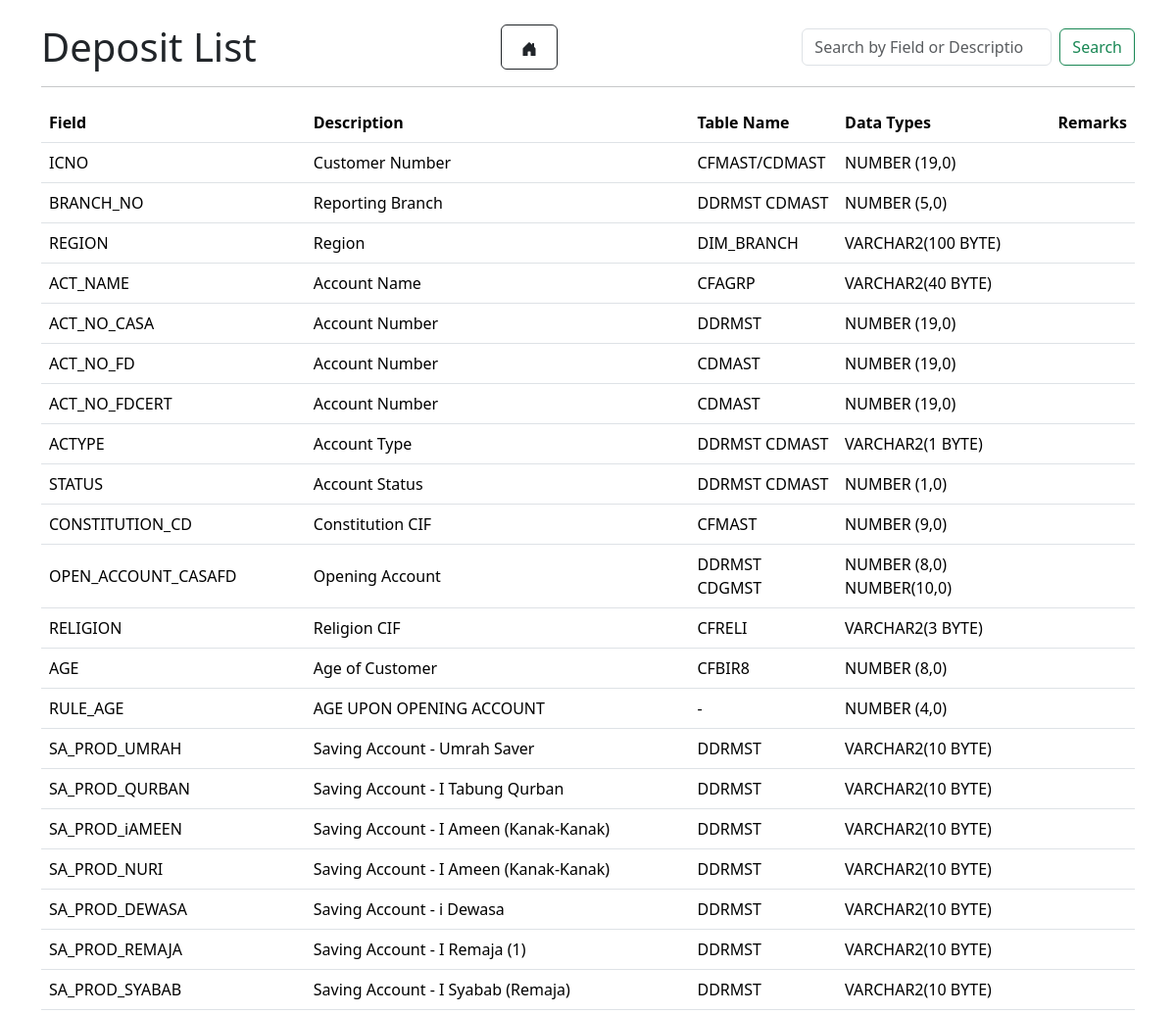
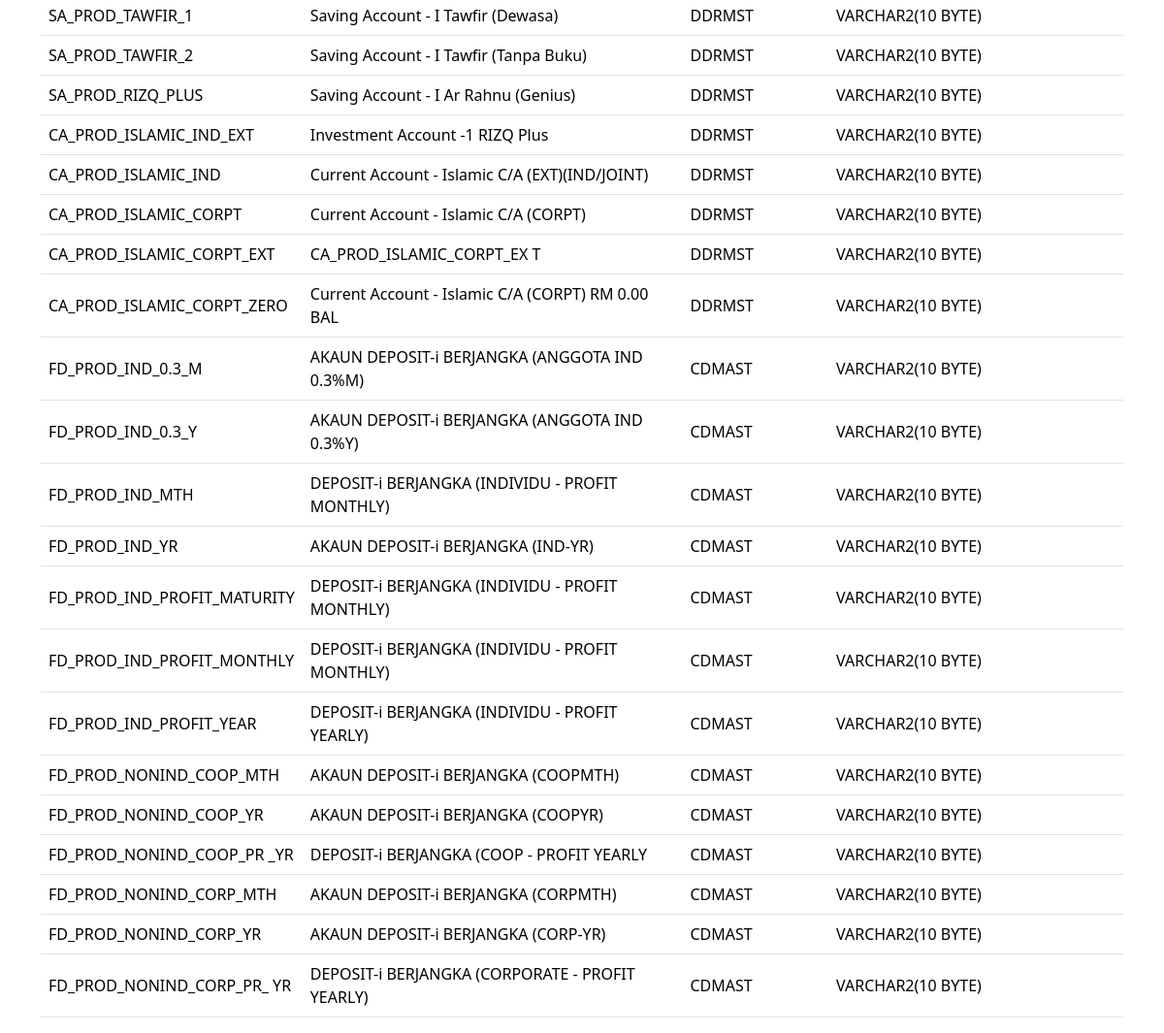
The app's page /datas/deposits/ with its own data (2 pictures, top to bottom).
### datas/models.py (models this page shows, shortened)
class Deposit(models.Model):
    field = models.CharField(max_length=100)
    description = models.CharField(max_length=200)
    table_name = models.CharField(max_length=50)
    datatype = models.CharField(max_length=50)
    remarks = models.CharField(max_length=250, blank=True, null=True)

### datas/views.py (the view)
# urls.py: path('deposits/', dep_list, name='dep_list'),
def dep_list(request):
    query = request.GET.get('q')
    if query:
        deposits = Deposit.objects.filter(field__icontains=query) | Deposit.objects.filter(description__icontains=query)
    else:
        deposits = Deposit.objects.all()
    if request.headers.get('x-requested-with') == 'XMLHttpRequest':
        html = render_to_string('datas/partial_deposit_list.html', {'deposits': deposits})
        return JsonResponse({'html': html})
    return render(request, 'datas/dep_list.html', {'deposits': deposits})

### datas/templates/datas/dep_list.html (shortened to what this page needs)
<!DOCTYPE html>
<html lang="en">
<head>
    {% load static %}
    <link href="{% static 'bootstrap/css/bootstrap.min.css' %}" rel="stylesheet">
</head>
<div class="container mt-4">
    <div class="d-flex justify-content-between align-items-center mb-3">
        <h1 class="mb-0">Deposit List</h1>
        <a href="{% url 'front_page' %}" class="btn btn-outline-dark"> </a>
    <form class="d-flex" id="search-form">
            <input class="form-control me-2" type="search" id="search-input" placeholder="Search by Field or Description" aria-label="Search" style = "width: 255px">
            <button class="btn btn-outline-success" type="submit">Search</button>
        </form>
    </div>
<hr>
<body>
    <div class="table-responsive">
        <table class="table align-middle">
            <thead>
                <tr class="align-middle">
                    <th>Field</th>
                    <th>Description</th>
                    <th>Table Name</th>
                    <th>Data Types</th>
                    <th>Remarks</th>
                </tr>
            </thead>
            <tbody id="deposit-table-body">
                {% for deposit in deposits %}
                <tr class="align-middle">
                    <td>{{ deposit.field }}</td>
                    <td>{{ deposit.description }}</td>
                    <td>{{ deposit.table_name }}</td>
                    <td>{{ deposit.datatype }}</td>
                    <td>{{ deposit.remarks }}</td>
                </tr>
                {% empty %}
                <tr>
                    <td colspan="5">No results found.</td>
                </tr>
                {% endfor %}
            </tbody>
        </table>
    </div>
</body>
</html>

### datas/templates/datas/dep_list.html (style rules this page uses)
.btn.btn-outline-dark { padding: 10px 20px; transition: all 0.3s ease; }

### records on screen
Deposit: field "ICNO", description "Customer Number", table_name "CFMAST/CDMAST", datatype "NUMBER (19,0)"
Deposit: field "BRANCH_NO", description "Reporting Branch", table_name "DDRMST CDMAST", datatype "NUMBER (5,0)"
Deposit: field "REGION", description "Region", table_name "DIM_BRANCH", datatype "VARCHAR2(100 BYTE)"
Deposit: field "ACT_NAME", description "Account Name", table_name "CFAGRP", datatype "VARCHAR2(40 BYTE)"
Deposit: field "ACT_NO_CASA", description "Account Number", table_name "DDRMST", datatype "NUMBER (19,0)"
Deposit: field "ACT_NO_FD", description "Account Number", table_name "CDMAST", datatype "NUMBER (19,0)"
Deposit: field "ACT_NO_FDCERT", description "Account Number", table_name "CDMAST", datatype "NUMBER (19,0)"
Deposit: field "ACTYPE", description "Account Type", table_name "DDRMST CDMAST", datatype "VARCHAR2(1 BYTE)"
Deposit: field "STATUS", description "Account Status", table_name "DDRMST CDMAST", datatype "NUMBER (1,0)"
Deposit: field "CONSTITUTION_CD", description "Constitution CIF", table_name "CFMAST", datatype "NUMBER (9,0)"
Deposit: field "OPEN_ACCOUNT_CASAFD", description "Opening Account", table_name "DDRMST CDGMST", datatype "NUMBER (8,0) NUMBER(10,0)"
Deposit: field "RELIGION", description "Religion CIF", table_name "CFRELI", datatype "VARCHAR2(3 BYTE)"
Deposit: field "AGE", description "Age of Customer", table_name "CFBIR8", datatype "NUMBER (8,0)"
Deposit: field "RULE_AGE", description "AGE UPON OPENING ACCOUNT", table_name "-", datatype "NUMBER (4,0)"
Deposit: field "SA_PROD_UMRAH", description "Saving Account - Umrah Saver", table_name "DDRMST", datatype "VARCHAR2(10 BYTE)"
Deposit: field "SA_PROD_QURBAN", description "Saving Account - I Tabung Qurban", table_name "DDRMST", datatype "VARCHAR2(10 BYTE)"
Deposit: field "SA_PROD_iAMEEN", description "Saving Account - I Ameen (Kanak-Kanak)", table_name "DDRMST", datatype "VARCHAR2(10 BYTE)"
Deposit: field "SA_PROD_NURI", description "Saving Account - I Ameen (Kanak-Kanak)", table_name "DDRMST", datatype "VARCHAR2(10 BYTE)"
Deposit: field "SA_PROD_DEWASA", description "Saving Account - i Dewasa", table_name "DDRMST", datatype "VARCHAR2(10 BYTE)"
Deposit: field "SA_PROD_REMAJA", description "Saving Account - I Remaja (1)", table_name "DDRMST", datatype "VARCHAR2(10 BYTE)"
Deposit: field "SA_PROD_SYABAB", description "Saving Account - I Syabab (Remaja)", table_name "DDRMST", datatype "VARCHAR2(10 BYTE)"
Deposit: field "SA_PROD_TAWFIR_1", description "Saving Account - I Tawfir (Dewasa)", table_name "DDRMST", datatype "VARCHAR2(10 BYTE)"
Deposit: field "SA_PROD_TAWFIR_2", description "Saving Account - I Tawfir (Tanpa Buku)", table_name "DDRMST", datatype "VARCHAR2(10 BYTE)"
Deposit: field "SA_PROD_RIZQ_PLUS", description "Saving Account - I Ar Rahnu (Genius)", table_name "DDRMST", datatype "VARCHAR2(10 BYTE)"
Deposit: field "CA_PROD_ISLAMIC_IND_EXT", description "Investment Account -1 RIZQ Plus", table_name "DDRMST", datatype "VARCHAR2(10 BYTE)"
Deposit: field "CA_PROD_ISLAMIC_IND", description "Current Account - Islamic C/A (EXT)(IND/JOINT)", table_name "DDRMST", datatype "VARCHAR2(10 BYTE)"
Deposit: field "CA_PROD_ISLAMIC_CORPT", description "Current Account - Islamic C/A (CORPT)", table_name "DDRMST", datatype "VARCHAR2(10 BYTE)"
Deposit: field "CA_PROD_ISLAMIC_CORPT_EXT", description "CA_PROD_ISLAMIC_CORPT_EX T", table_name "DDRMST", datatype "VARCHAR2(10 BYTE)"
Deposit: field "CA_PROD_ISLAMIC_CORPT_ZERO", description "Current Account - Islamic C/A (CORPT) RM 0.00 BAL", table_name "DDRMST", datatype "VARCHAR2(10 BYTE)"
Deposit: field "FD_PROD_IND_0.3_M", description "AKAUN DEPOSIT-i BERJANGKA (ANGGOTA IND 0.3%M)", table_name "CDMAST", datatype "VARCHAR2(10 BYTE)"
Deposit: field "FD_PROD_IND_0.3_Y", description "AKAUN DEPOSIT-i BERJANGKA (ANGGOTA IND 0.3%Y)", table_name "CDMAST", datatype "VARCHAR2(10 BYTE)"
Deposit: field "FD_PROD_IND_MTH", description "DEPOSIT-i BERJANGKA (INDIVIDU - PROFIT MONTHLY)", table_name "CDMAST", datatype "VARCHAR2(10 BYTE)"
Deposit: field "FD_PROD_IND_YR", description "AKAUN DEPOSIT-i BERJANGKA (IND-YR)", table_name "CDMAST", datatype "VARCHAR2(10 BYTE)"
Deposit: field "FD_PROD_IND_PROFIT_MATURITY", description "DEPOSIT-i BERJANGKA (INDIVIDU - PROFIT MONTHLY)", table_name "CDMAST", datatype "VARCHAR2(10 BYTE)"
Deposit: field "FD_PROD_IND_PROFIT_MONTHLY", description "DEPOSIT-i BERJANGKA (INDIVIDU - PROFIT MONTHLY)", table_name "CDMAST", datatype "VARCHAR2(10 BYTE)"
Deposit: field "FD_PROD_IND_PROFIT_YEAR", description "DEPOSIT-i BERJANGKA (INDIVIDU - PROFIT YEARLY)", table_name "CDMAST", datatype "VARCHAR2(10 BYTE)"
Deposit: field "FD_PROD_NONIND_COOP_MTH", description "AKAUN DEPOSIT-i BERJANGKA (COOPMTH)", table_name "CDMAST", datatype "VARCHAR2(10 BYTE)"
Deposit: field "FD_PROD_NONIND_COOP_YR", description "AKAUN DEPOSIT-i BERJANGKA (COOPYR)", table_name "CDMAST", datatype "VARCHAR2(10 BYTE)"
Deposit: field "FD_PROD_NONIND_COOP_PR _YR", description "DEPOSIT-i BERJANGKA (COOP - PROFIT YEARLY", table_name "CDMAST", datatype "VARCHAR2(10 BYTE)"
Deposit: field "FD_PROD_NONIND_CORP_MTH", description "AKAUN DEPOSIT-i BERJANGKA (CORPMTH)", table_name "CDMAST", datatype "VARCHAR2(10 BYTE)"
Deposit: field "FD_PROD_NONIND_CORP_YR", description "AKAUN DEPOSIT-i BERJANGKA (CORP-YR)", table_name "CDMAST", datatype "VARCHAR2(10 BYTE)"
Deposit: field "FD_PROD_NONIND_CORP_PR_ YR", description "DEPOSIT-i BERJANGKA (CORPORATE - PROFIT YEARLY)", table_name "CDMAST", datatype "VARCHAR2(10 BYTE)"
